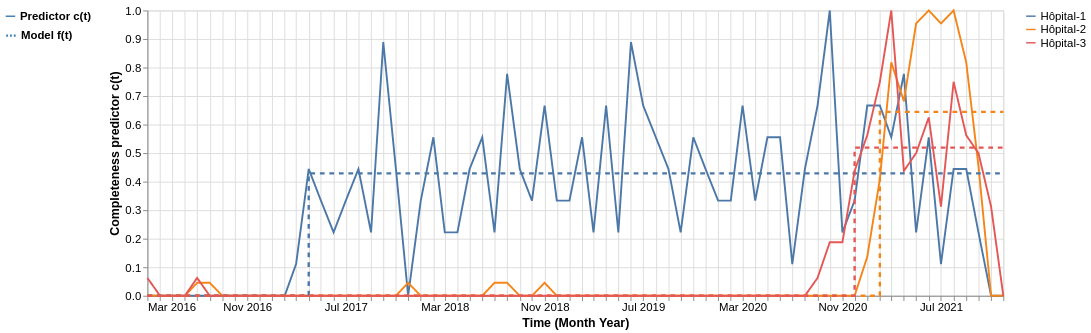

Specify this chart in Vega-Lite:
### Vega-Lite specification from a JSON file in a GitHub repository (floating-point values rounded to 4 significant figures; data arrays with more than 128 entries replaced by an {"elided": "..."} marker saying what was removed)
{"config": {"view": {"continuousWidth": 300, "continuousHeight": 300}, "axis": {"labelFontSize": 12, "labelLimit": 500, "titleFontSize": 13}, "legend": {"labelFontSize": 12, "labelLimit": 500, "titleFontSize": 13}}, "layer": [{"mark": {"type": "line"}, "encoding": {"color": {"field": "value", "sort": {"field": "n_visit", "op": "sum", "order": "descending"}, "title": null, "type": "nominal"}, "opacity": {"condition": {"param": "param_15", "value": 1}, "value": 0.2}, "strokeDash": {"field": "legend_predictor", "legend": {"labelFontSize": 12, "labelFontStyle": "bold", "orient": "left", "symbolStrokeColor": "steelblue", "symbolType": "stroke"}, "title": "", "type": "nominal"}, "tooltip": [{"field": "value", "title": "Index", "type": "nominal"}, {"field": "date", "timeUnit": "yearmonth", "title": "Date", "type": "temporal"}, {"field": "c", "format": ".2f", "title": "c(t)", "type": "quantitative"}], "x": {"axis": {"grid": true, "labelAngle": 0, "tickCount": "month"}, "field": "date", "timeUnit": "yearmonth", "title": "Time (Month Year)", "type": "temporal"}, "y": {"axis": {"grid": true}, "field": "c", "title": "Completeness predictor c(t)", "type": "quantitative"}}, "name": "view_13", "transform": [{"fold": ["care_site_short_name"], "as": ["index", "value"]}, {"joinaggregate": [{"op": "sum", "field": "n_visit", "as": "sum_visit"}], "groupby": ["value", "date"]}, {"joinaggregate": [{"op": "max", "field": "sum_visit", "as": "max_visit"}], "groupby": ["value"]}, {"calculate": "(datum.sum_visit / datum.max_visit)", "as": "c"}]}, {"mark": {"type": "line", "interpolate": "step-after", "strokeDash": [5, 5]}, "encoding": {"color": {"field": "value", "sort": {"field": "n_visit", "op": "sum", "order": "descending"}, "title": null, "type": "nominal"}, "opacity": {"condition": {"param": "param_16", "value": 1}, "value": 0.2}, "strokeWidth": {"field": "legend_model", "legend": {"labelFontSize": 12, "labelFontStyle": "bold", "orient": "left", "symbolDash": [2, 2], "symbolStrokeColor": "steelblue", "symbolType": "stroke"}, "title": ""}, "tooltip": [{"field": "value", "title": "Index", "type": "nominal"}, {"field": "date", "timeUnit": "yearmonth", "title": "Date", "type": "temporal"}, {"aggregate": "min", "field": "c_hat", "title": "c₀", "type": "quantitative"}], "x": {"axis": {"grid": true, "labelAngle": 0, "tickCount": "month"}, "field": "date", "timeUnit": "yearmonth", "title": "Time (Month Year)", "type": "temporal"}, "y": {"aggregate": "min", "field": "c_hat", "type": "quantitative"}}, "name": "view_14", "transform": [{"fold": ["care_site_short_name"], "as": ["index", "value"]}, {"joinaggregate": [{"op": "sum", "field": "n_visit", "as": "sum_visit"}], "groupby": ["value", "date"]}, {"joinaggregate": [{"op": "max", "field": "sum_visit", "as": "max_visit"}], "groupby": ["value"]}, {"calculate": "(datum.sum_visit / datum.max_visit)", "as": "c"}, {"joinaggregate": [{"op": "max", "field": "t_0", "as": "max_t0"}], "groupby": ["value", "date"]}, {"filter": "(datum.t_0 === datum.max_t0)"}]}], "data": {"name": "data-de5b5373bbf35b434644c47db16cd174"}, "height": 300, "params": [{"name": "param_15", "select": {"type": "point", "fields": ["value"]}, "bind": "legend", "views": ["view_13"]}, {"name": "param_16", "select": {"type": "point", "fields": ["value"]}, "bind": "legend", "views": ["view_14"]}], "width": 900, "$schema": "https://vega.github.io/schema/vega-lite/v5.8.0.json", "datasets": {"data-de5b5373bbf35b434644c47db16cd174": {"elided": "210 records"}}}
